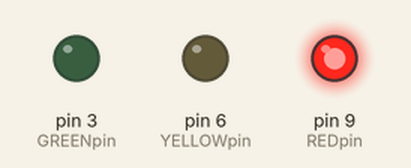
Simulated run of this sketch. Board: Arduino Uno, built with avr-gcc and run on an emulated ATmega328P. Shown: output pins drawn as LEDs (lit = HIGH).

Above: at 2.5 s.
At 5.5 s:
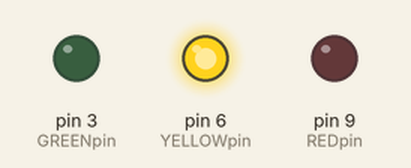
At 7.5 s:
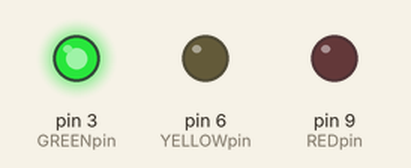
Timing chart, 0 to 11.7 s (numbered marks = the images above):
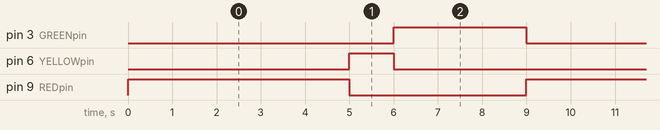

The sketch:

traffic_light1.ino
```cpp
const int REDpin=9;
const int YELLOWpin=6;
const int GREENpin=3;
void setup(){
  pinMode(REDpin,OUTPUT);
  pinMode(YELLOWpin,OUTPUT);
  pinMode(GREENpin,OUTPUT);
}
void loop(){
  digitalWrite(REDpin,HIGH);
  digitalWrite(YELLOWpin,LOW);
  digitalWrite(GREENpin,LOW);
  delay(5000);

  digitalWrite(REDpin,LOW);
  digitalWrite(YELLOWpin,HIGH);
  digitalWrite(GREENpin,LOW);
  delay(1000);

  digitalWrite(REDpin,LOW);
  digitalWrite(YELLOWpin,LOW);
  digitalWrite(GREENpin,HIGH);
  delay(3000);
}
```

Measured:
- by itself, pin 3 (GREENpin): alternates HIGH for 3.0 s and LOW for 6.0 s
- by itself, pin 6 (YELLOWpin): alternates HIGH for 1.0 s and LOW for 8.0 s
- by itself, pin 9 (REDpin): alternates HIGH for 5.0 s and LOW for 4.0 s
